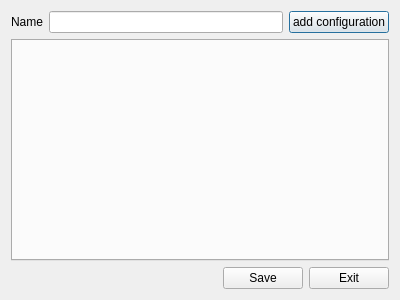
<?xml version="1.0" encoding="UTF-8"?>
<ui version="4.0">
 <class>EditGamepadAssignment</class>
 <widget class="QDialog" name="EditGamepadAssignment">
  <property name="geometry">
   <rect>
    <x>0</x>
    <y>0</y>
    <width>400</width>
    <height>300</height>
   </rect>
  </property>
  <property name="windowTitle">
   <string>Dialog</string>
  </property>
  <layout class="QVBoxLayout" name="verticalLayout_2">
   <item>
    <layout class="QHBoxLayout" name="horizontalLayout">
     <item>
      <widget class="QLabel" name="label">
       <property name="text">
        <string>Name</string>
       </property>
      </widget>
     </item>
     <item>
      <widget class="QLineEdit" name="name"/>
     </item>
     <item>
      <widget class="QPushButton" name="add">
       <property name="text">
        <string>add configuration</string>
       </property>
       <property name="icon">
        <iconset resource="../../images/images.qrc">
         <normaloff>:/hilecGui/controller_add.png</normaloff>:/hilecGui/controller_add.png</iconset>
       </property>
      </widget>
     </item>
    </layout>
   </item>
   <item>
    <widget class="QTabWidget" name="tabWidget"/>
   </item>
   <item>
    <layout class="QHBoxLayout" name="horizontalLayout_2">
     <item>
      <spacer name="horizontalSpacer">
       <property name="orientation">
        <enum>Qt::Horizontal</enum>
       </property>
       <property name="sizeHint" stdset="0">
        <size>
         <width>40</width>
         <height>20</height>
        </size>
       </property>
      </spacer>
     </item>
     <item>
      <widget class="QPushButton" name="save">
       <property name="text">
        <string>Save</string>
       </property>
      </widget>
     </item>
     <item>
      <widget class="QPushButton" name="exit">
       <property name="text">
        <string>Exit</string>
       </property>
      </widget>
     </item>
    </layout>
   </item>
  </layout>
 </widget>
 <resources>
  <include location="../../images/images.qrc"/>
 </resources>
 <connections>
  <connection>
   <sender>exit</sender>
   <signal>clicked()</signal>
   <receiver>EditGamepadAssignment</receiver>
   <slot>reject()</slot>
   <hints>
    <hint type="sourcelabel">
     <x>348</x>
     <y>276</y>
    </hint>
    <hint type="destinationlabel">
     <x>393</x>
     <y>260</y>
    </hint>
   </hints>
  </connection>
  <connection>
   <sender>save</sender>
   <signal>clicked()</signal>
   <receiver>EditGamepadAssignment</receiver>
   <slot>accept()</slot>
   <hints>
    <hint type="sourcelabel">
     <x>262</x>
     <y>283</y>
    </hint>
    <hint type="destinationlabel">
     <x>182</x>
     <y>278</y>
    </hint>
   </hints>
  </connection>
 </connections>
</ui>
